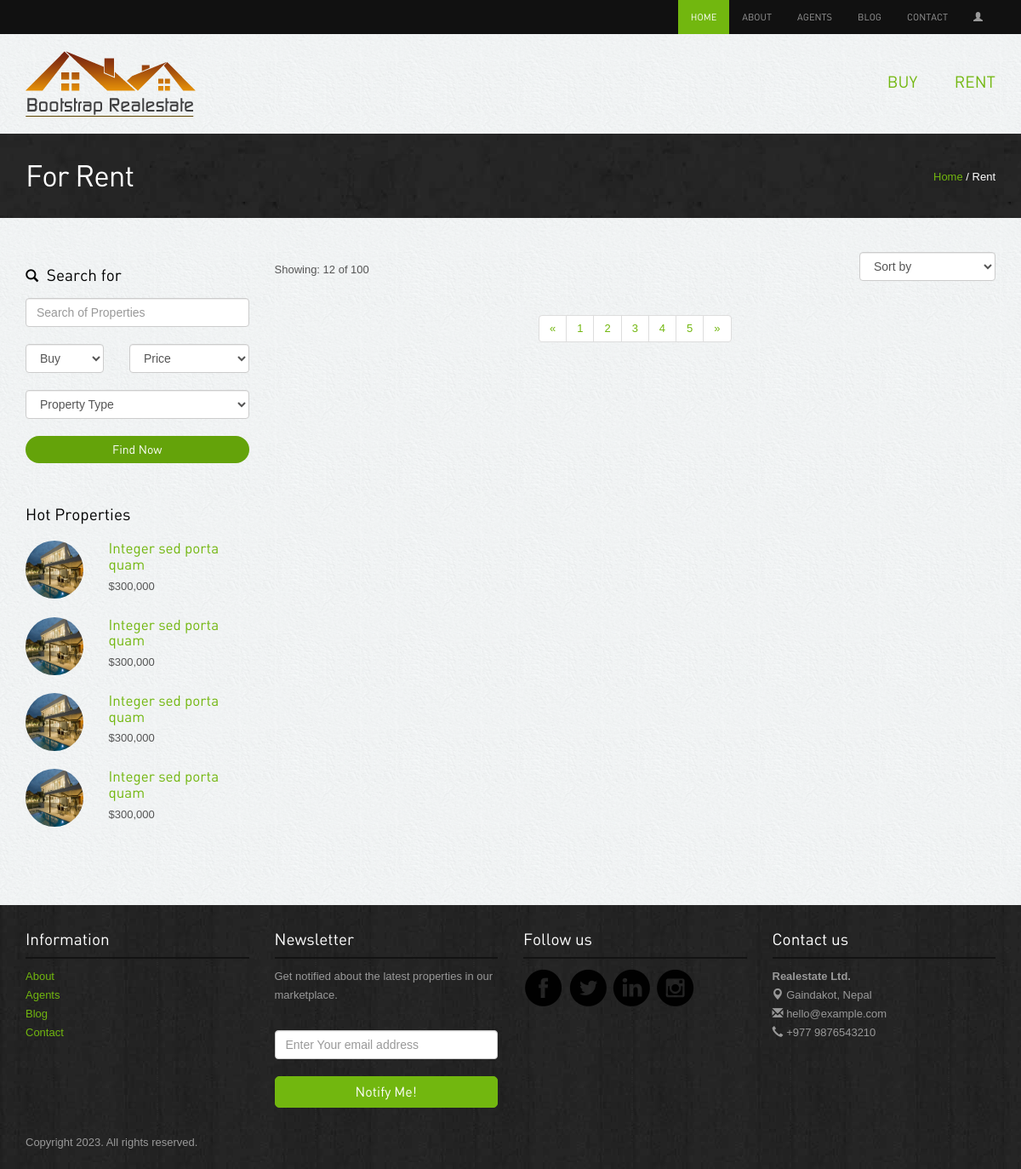
The page /rent/ on the database as committed earlier.
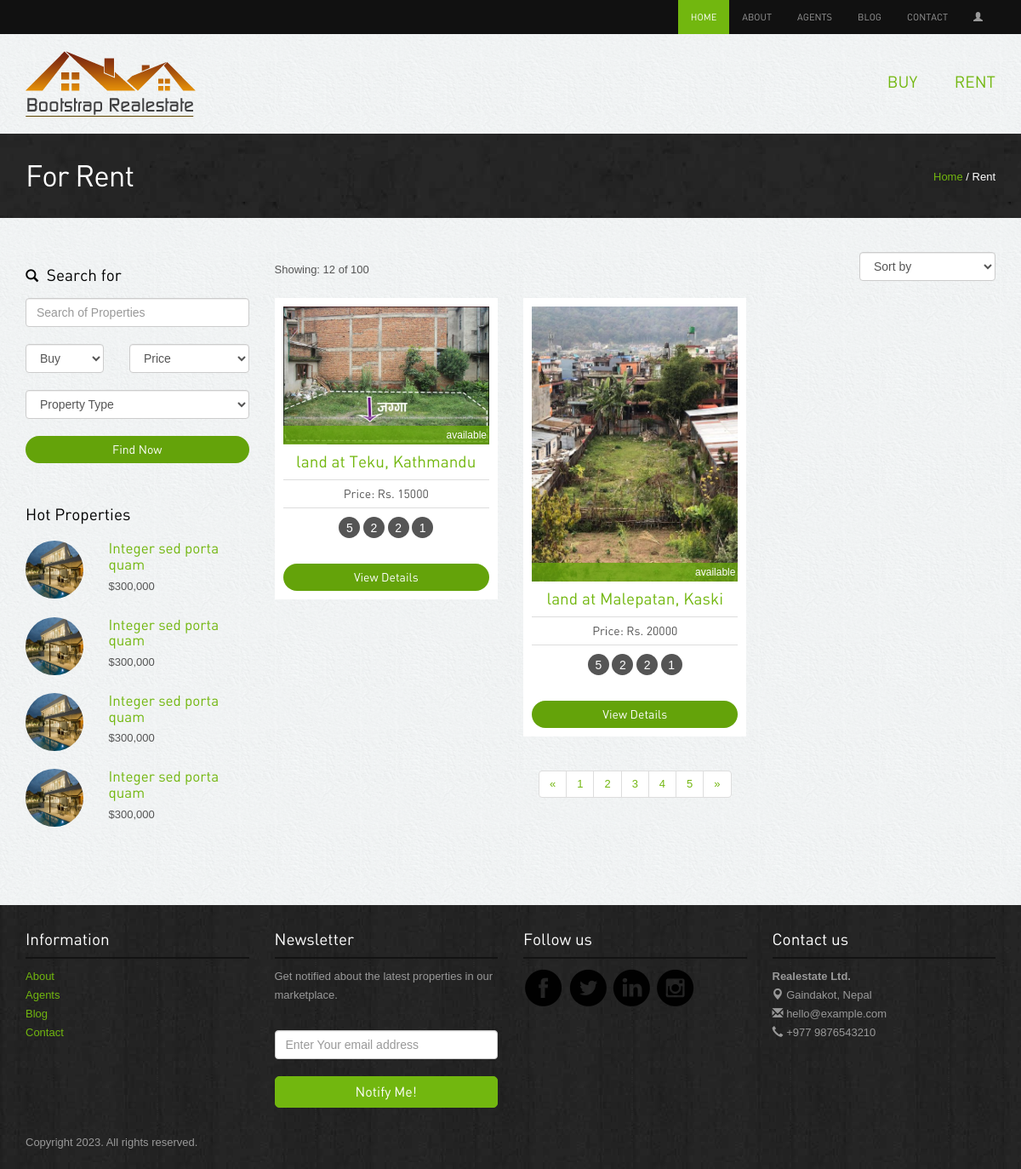
The same page on the database as committed later.
### app/models.py (models this page shows)
class RentProperty(models.Model):
    STATUS_CHOICES = [
        ("available", "Available"),
        ("rented", "Rented"),
    ]
    TYPE_CHOICES = [
        ("house", "House"),
        ("land", "Land"),
        ("apartment", "Apartment"),
        ("flat", "Flat"),
        ("Office", "office"),
    ]
    property_type = models.CharField(
        max_length=100, choices=TYPE_CHOICES, default="select"
    )
    image=models.ImageField(blank=True, upload_to=image_validations)
    price = models.CharField(max_length=20, blank=True)
    city = models.CharField(max_length=50)
    district = models.CharField(max_length=200)
    zip_code = models.CharField(max_length=20)
    description = models.TextField()
    status = models.CharField(
        max_length=20, choices=STATUS_CHOICES, default="available"
    )
    def __str__(self):
        return f"{self.property_type} at {self.city}, {self.district}"

### app/views.py (the view)
# urls.py: path("rent/", views.rentpage, name="rent"),
def rentpage(request):
    rentproperties = RentProperty.objects.all()
    return render(request, "rent.html", {"for_rent": rentproperties})

### templates/rent.html (shortened to what this page needs)
{% extends 'home.html' %}
{% load static %}
{% block content %}
<div class="inside-banner">
  <div class="container">
    <span class="pull-right"><a href="{% url 'home' %}">Home</a> / Rent</span>
    <h2>For Rent</h2>
  </div>
</div>
<div class="container">
  <div class="properties-listing spacer">
    <div class="row">
      <div class="col-lg-3 col-sm-4 ">
        <div class="search-form">
          <h4><span class="glyphicon glyphicon-search"></span> Search for</h4>
          <input type="text" class="form-control" placeholder="Search of Properties">
          <div class="row">
            <div class="col-lg-5">
              <select class="form-control">
                <option>Buy</option>
              </select>
            </div>
            <div class="col-lg-7">
              <select class="form-control">
                <option>Price</option>
              </select>
            </div>
          </div>
          <div class="row">
            <div class="col-lg-12">
              <select class="form-control">
                <option>Property Type</option>
              </select>
            </div>
          </div>
          <button class="btn btn-primary">Find Now</button>
        </div>
        <div class="hot-properties hidden-xs">
          <h4>Hot Properties</h4>
          <div class="row">
            <div class="col-lg-4 col-sm-5"><img src="{% static 'images/properties/1.jpg' %}"
                class="img-responsive img-circle" alt="properties"></div>
            <div class="col-lg-8 col-sm-7">
              <h5><a href="property-detail.php">Integer sed porta quam</a></h5>
              <p class="price">$300,000</p>
            </div>
          </div>
          <div class="row">
            <div class="col-lg-4 col-sm-5"><img src="{% static 'images/properties/1.jpg' %}"
                class="img-responsive img-circle" alt="properties"></div>
            <div class="col-lg-8 col-sm-7">
              <h5><a href="property-detail.php">Integer sed porta quam</a></h5>
              <p class="price">$300,000</p>
            </div>
          </div>
          <div class="row">
            <div class="col-lg-4 col-sm-5"><img src="{% static 'images/properties/1.jpg' %}"
                class="img-responsive img-circle" alt="properties"></div>
            <div class="col-lg-8 col-sm-7">
              <h5><a href="property-detail.php">Integer sed porta quam</a></h5>
              <p class="price">$300,000</p>
            </div>
          </div>
          <div class="row">
            <div class="col-lg-4 col-sm-5"><img src="{% static 'images/properties/1.jpg' %}"
                class="img-responsive img-circle" alt="properties"></div>
            <div class="col-lg-8 col-sm-7">
              <h5><a href="property-detail.php">Integer sed porta quam</a></h5>
              <p class="price">$300,000</p>
            </div>
          </div>
        </div>
      </div>
      <div class="col-lg-9 col-sm-8">
        <div class="sortby clearfix">
          <div class="pull-left result">Showing: 12 of 100 </div>
          <div class="pull-right">
            <select class="form-control">
              <option>Sort by</option>
            </select>
          </div>
        </div>
        <div class="row">
          {% for property in for_rent %}
          <div class="col-lg-4 col-sm-6">
            <div class="properties">
              <div class="image-holder"><img src="{{property.image.url}}" class="img-responsive" alt="properties">
                <div class="status sold">{{property.status}}</div>
              </div>
              <h4><a href="{% url 'property-details' %}">{{property}}</a></h4>
              <p class="price">Price: {{property.price}}</p>
              <div class="listing-detail"><span data-toggle="tooltip" data-placement="bottom"
                  data-original-title="Bed Room">5</span> <span data-toggle="tooltip" data-placement="bottom"
                  data-original-title="Living Room">2</span> <span data-toggle="tooltip" data-placement="bottom"
                  data-original-title="Parking">2</span> <span data-toggle="tooltip" data-placement="bottom"
                  data-original-title="Kitchen">1</span> </div>
              <a class="btn btn-primary" href="{% url 'property-details' %}">View Details</a>
            </div>
          </div>
          {% endfor %}
        </div>
        <div class="center">
          <ul class="pagination">
            <li><a href="#">«</a></li>
            <li><a href="#">1</a></li>
            <li><a href="#">2</a></li>
            <li><a href="#">3</a></li>
            <li><a href="#">4</a></li>
            <li><a href="#">5</a></li>
            <li><a href="#">»</a></li>
          </ul>
        </div>
      </div>
    </div>
  </div>
</div>
{% endblock %}

### templates/home.html (shortened to what this page needs)
{% extends 'index.html' %}
{% load static %}
{% block BeforeLogin %}
{% if user.is_authenticated %}
<li class="active"><a href="{% url 'home' %}">Home</a></li>
{% else %}
<li class="active"><a href="{% url 'index' %}">Home</a></li>
{% endif %}
{% endblock %}
{% block loginstatus %}
{% if user.is_authenticated %}
<li class="nav-item dropdown">
  <a class="nav-link dropdown-toggle" href="#" id="navbarDropdown" role="button" data-toggle="dropdown"
    aria-haspopup="true" aria-expanded="false"><b>Welcome, {{ user.username }} </b> &nbsp;<span
      class="glyphicon glyphicon-user"></span>
  </a>
  <div class="dropdown-menu" aria-labelledby="navbarDropdown">
    <a class="dropdown-item" href="#"><b>View Profile</b></a>
    <div class="dropdown-divider"></div>
    <a class="dropdown-item" href="{% url 'logout' %}"><b>Logout</b></a>
  </div>
</li>
{% else %}
<li><a href="{% url 'login' %}"><span class="glyphicon glyphicon-user"></span></a></li>
{% endif %}
{% endblock %}

### templates/index.html (shortened to what this page needs)
<!DOCTYPE html>
<html lang="en">
{% load static %}
<head>
  <link rel="stylesheet" href="{% static 'assets/bootstrap/css/bootstrap.css' %}" />
  <link rel="stylesheet" href="{% static 'assets/style.css' %}" />
  <link rel="stylesheet" href="{% static 'assets/owl-carousel/owl.carousel.css' %}">
  <link rel="stylesheet" href="{% static 'assets/owl-carousel/owl.theme.css' %}">
  <link rel="stylesheet" type="text/css" href="{% static 'assets/slitslider/css/style.css' %}" />
  <link rel="stylesheet" type="text/css" href="{% static 'assets/slitslider/css/custom.css' %}" />
</head>
<body>
  {% block header %}
  <div class="navbar-wrapper">
    <div class="navbar-inverse" role="navigation">
      <div class="container">
        <div class="navbar-collapse  collapse">
          <ul class="nav navbar-nav navbar-right">
            {% block BeforeLogin %}{% endblock %}
            <li><a href="{% url 'about' %}">About</a></li>
            <li><a href="{% url 'agents' %}">Agents</a></li>
            <li><a href="{% url 'blog' %}">Blog</a></li>
            <li><a href="{% url 'contact' %}">Contact</a></li>
            {% block loginstatus %}{% endblock %}
          </ul>
        </div>
      </div>
    </div>
  </div>
  {% endblock %}
  {% block subheader %}
  <div class="container">
    <div class="header">
      <a href="{% url 'home' %}"><img src="{% static 'images/logo.png' %}" alt="Realestate"></a>
      <ul class="pull-right">
        <li><a href="{% url 'buy' %}">Buy</a></li>
        <li><a href="{% url 'rent' %}">Rent</a></li>
      </ul>
    </div>
  </div>
  {% endblock %}
  {% block content %}{% endblock %}
  {% block footer %}
  <div class="footer">
    <div class="container">
      <div class="row">
        <div class="col-lg-3 col-sm-3">
          <h4>Information</h4>
          <ul class="row">
            <li class="col-lg-12 col-sm-12 col-xs-3"><a href="{% url 'about' %}">About</a></li>
            <li class="col-lg-12 col-sm-12 col-xs-3"><a href="{% url 'agents' %}">Agents</a></li>
            <li class="col-lg-12 col-sm-12 col-xs-3"><a href="{% url 'blog' %}">Blog</a></li>
            <li class="col-lg-12 col-sm-12 col-xs-3"><a href="{% url 'contact' %}">Contact</a></li>
          </ul>
        </div>
        <div class="col-lg-3 col-sm-3">
          <h4>Newsletter</h4>
          <p>Get notified about the latest properties in our marketplace.</p>
          <form class="form-inline" role="form">
            <input type="text" placeholder="Enter Your email address" class="form-control">
            <button class="btn btn-success" type="button">Notify Me!</button>
          </form>
        </div>
        <div class="col-lg-3 col-sm-3">
          <h4>Follow us</h4>
          <a href="https://www.facebook.com/sandeepsharmag35" target="_blank"><img
              src="{% static 'images/facebook.png' %}" alt="facebook"></a>
          <a href="https://twitter.com/slayrant/" target="_blank"><img src="{% static 'images/twitter.png' %}"
              alt="twitter"></a>
          <a href="#"><img src="{% static 'images/linkedin.png' %}" target="_blank" alt="linkedin"></a>
          <a href="https://instagram.com/sandip.slayrant/" target="_blank"><img
              src="{% static 'images/instagram.png' %}" alt="instagram"></a>
        </div>
        <div class="col-lg-3 col-sm-3">
          <h4>Contact us</h4>
          <p><b>Realestate Ltd.</b><br>
            <span class="glyphicon glyphicon-map-marker"></span> Gaindakot, Nepal <br>
            <span class="glyphicon glyphicon-envelope"></span> hello@example.com<br>
            <span class="glyphicon glyphicon-earphone"></span> +977 9876543210
          </p>
        </div>
      </div>
      <p class="copyright">Copyright 2023. All rights reserved. </p>
    </div>
  </div>
  {% endblock %}
</body>
</html>

### static/assets/style.css (style rules this page uses)
body { color:#555; font:normal 13px/22px Arial; background:url(../images/bgmain.png) #eee; }
h1,h2,h3,h4,h5 { font-weight:normal; font-family: din;margin: 0;padding: 0;color: #000 }
h2 { font-size: 35px; letter-spacing: -1px;margin-bottom: 20px; }
h4 { margin: 10px 0; font-size: 19px; }
h5 { margin: 0 0 5px 0; font-size: 17px; }
h4 span { margin-right: 5px; font-size: 15px; }
p { margin-bottom: 30px; }
a { color:#72b70f; text-decoration:none;outline: none; }
.spacer { margin-top: 40px;margin-bottom:40px; }
.center { text-align: center; }
select,input { outline: 0; margin-bottom: 20px; }
.btn { border-radius: 5px; font-family: din; outline: none; }
.btn-success { background: #72b70f;border:1px solid #72b70f;padding:6px 20px; font-size:16px; width: 100%; }
.btn-primary { background: #64a30a;border:none;width: 100%;border-radius: 20px; }
.header { padding: 20px 0; }
.header ul { list-style: none;margin: 0; padding: 0;margin-top: 25px; }
.header ul li { display: inline-block; padding: 0 0 0 40px; }
.header ul li a { font-size: 19px;font-family: din;text-transform: uppercase; }
.navbar-inverse { background-color: #111; }
.navbar-inverse .navbar-nav > li > a { font-size: 11px;padding-top: 10px;padding-bottom: 10px;font-family: din;text-transform: uppercase; }
.navbar-inverse .navbar-nav > .active > a, .navbar-inverse .navbar-nav > .active > a:hover, .navbar-inverse .navbar-nav > .active > a:focus { background-color: #72b70f; }
.properties-listing div.properties { padding: 10px; background-color: #fff;text-align: center; margin-bottom: 20px; }
.properties-listing div.properties .image-holder { position: relative; }
.properties-listing div.properties .status { position: absolute;bottom: 0;z-index: 100;display: block;width: 100%;color: #fff;padding:0 3px;text-align: right; font-size: 12px; }
.properties-listing div.properties p { margin-bottom: 10px; font-size: 14px;border-top: 1px solid #ddd;border-bottom: 1px solid #ddd;padding: 5px 0;font-family: din; }
.listing-detail { margin-bottom: 30px; }
.listing-detail span { color: #fff; width: 25px; height: 25px; background-color: #555;display: inline-block;border-radius:25px; text-align: center;line-height: 26px; font-size: 14px;cursor: crosshair; }
.status.sold { background:rgba(104,167,13,0.8); }
.inside-banner { background:url(../images/bginside.jpg) #222;color: #fff; padding: 30px 0; }
.inside-banner h2 { margin: 0; color: #fff; }
.inside-banner span { margin-top: 10px; }
.search-form { margin-bottom: 50px; }
.search-form h4 { margin: 17px 0; }
.hot-properties { margin-bottom: 50px; }
.hot-properties img { width: 68px; height: 68px; }
.hot-properties h4 { margin-bottom: 20px; }
.hot-properties .row { margin-bottom: 20px; }
.hot-properties .row p { margin-bottom: 5px; }
.sortby .result { margin-top: 10px; }
.footer { background:url(../images/bg.jpg) #222; padding: 20px 0; color: #999; }
.footer h4 { color: #fff;border-bottom: 2px solid #131313;margin-bottom: 10px;padding-bottom: 10px; }
.footer ul { list-style: none;padding: 0; }
.footer p.copyright { margin: 30px 0 0 0; }

Rows that differ between the two databases and show on the page:
added RentProperty: image (picture), status "available", property_type+city+district "land at Teku, Kathmandu", price "Rs. 15000"
added RentProperty: image (picture), status "available", property_type+city+district "land at Malepatan, Kaski", price "Rs. 20000"
